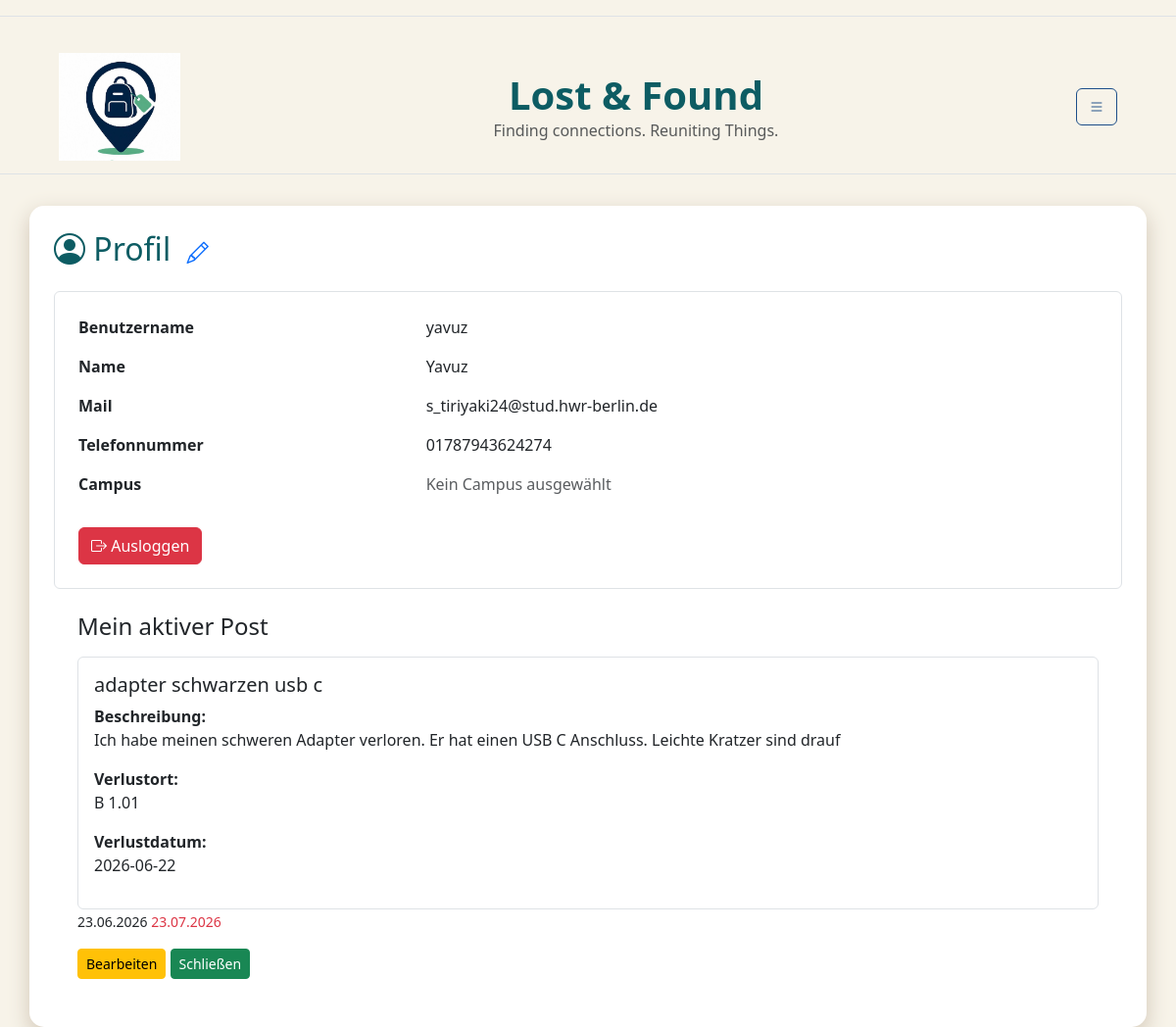
/profile/ (signed in), run on the app's committed database.
### db.py (models this page shows)
class StandardUser(db.Model):
    __tablename__ = "standardUser"
    user_id = db.Column( db.Integer, primary_key=True )
    campus_id = db.Column( db.String, db.ForeignKey("campus.campus_id") )
    name = db.Column( db.String)
    benutzername = db.Column( db.String, unique=True)
    telefonnummer = db.Column(db.String)
    standardtext = db.Column(db.Text)
    passwort = db.Column(db.String,nullable=False)
    hwr_mail = db.Column(db.String, unique=True,nullable=False )
    is_admin = db.Column(db.Boolean, default=False)
    campus = db.relationship("Campus",back_populates="users")
    posts = db.relationship( "Post",back_populates="user")

class Post(db.Model):
    __tablename__ = "post"
    post_id = db.Column(db.Integer,primary_key=True)
    user_id = db.Column(db.Integer,db.ForeignKey("standardUser.user_id"))
    fundbuero_id = db.Column(db.Integer,db.ForeignKey("fundbuero.fundbuero_id"))
    titel = db.Column(db.String,nullable=False)
    meldedatum = db.Column(db.Date)
    verlustdatum = db.Column(db.Date)
    ablaufdatum = db.Column(db.Date)
    schliessdatum = db.Column(db.Date)
    verlustort = db.Column(db.String)
    beschreibung = db.Column(db.Text)
    status = db.Column(db.String,default="laufend")
    views = db.Column(db.Integer,default=0 )
    user = db.relationship("StandardUser",back_populates="posts")
    fundbuero = db.relationship("Fundbuero",back_populates="posts")

### app.py (the view)
@app.route('/profile/')
def profile():
    if "user_id" not in session:
        flash("Bitte zuerst einloggen!", "warning")
        return redirect(url_for("login"))
    user = db.session.get(StandardUser, session["user_id"] )
    posts = db.session.execute( db.select(Post).where(Post.user_id == user.user_id, Post.status == "laufend")).scalars()
    return render_template("profile.html", user=user, posts= posts)

### templates/profile.html (shortened to what this page needs)
{% extends "base.html" %}
{% block CONTENT %}
<h2 class="mb-4">
    <i class="bi bi-person-circle"></i>
    Profil
     <a href="{{ url_for('edit_profile') }}">
            <i class="bi bi-pencil ms-2"  style="font-size: 1.4rem;"></i>
            </a>
</h2>
<div class="border rounded p-4">
    <div class="row mb-3">
        <div class="col-4">
            <strong>Benutzername</strong>
        </div>
        <div class="col">
            {{ user.benutzername }}
        </div>
    </div>
    <div class="row mb-3">
        <div class="col-4">
            <strong>Name</strong>
        </div>
        <div class="col">
            {{ user.name }}
        </div>
    </div>
    <div class="row mb-3">
        <div class="col-4">
            <strong>Mail</strong>
        </div>
        <div class="col">
            {{ user.hwr_mail }}
        </div>
    </div>
    <div class="row mb-3">
        <div class="col-4">
            <strong>Telefonnummer</strong>
        </div>
        <div class="col">
            {{ user.telefonnummer }}
        </div>
    </div>
    <div class="row mb-3" >
        <div class="col-4">
            <strong>Campus</strong>
        </div>
        <div class="col">
        {% if user.campus %}
            {{ user.campus_id }}
            {% else %}
            <span class="text-muted">Kein Campus ausgewählt</span>
        {% endif %}
    </div>
        </div>
        <a href="{{ url_for('logout') }}"
            class="btn btn-danger mt-3">
            <i class="bi bi-box-arrow-right"></i>
         Ausloggen
        </a>
    </div>
    <div class = "rounded p-4">
        <h4 class="mb-3">
        Mein aktiver Post
        </h4>
{% if posts %}
            {%for post in posts%}
             <div class ="border rounded p-3">
             <h5> {{post.titel}} </h5>
                <p>
                    <strong>Beschreibung:</strong><br>
                    {{ post.beschreibung }}
                </p>
                <p>
                    <strong>Verlustort:</strong><br>
                    {{ post.verlustort }}
                </p>
                <p>
                    <strong>Verlustdatum:</strong><br>
                    {{ post.verlustdatum}}
                </p>
             </div>
                <small>
                {% if post.meldedatum %}
                {{ post.meldedatum.strftime('%d.%m.%Y') }}
                {% endif %}
                </small>
                <small class="text-danger">
                {% if post.meldedatum %}
                {{ post.ablaufdatum.strftime('%d.%m.%Y') }}
                {% endif %}
                </small>
                    <div class="mt-3">
                        <a href=" {{url_for('edit_post', post_id=post.post_id)}}"
                        class = "btn btn-warning btn-sm">
                        Bearbeiten
                        </a>
                        <a href="{{ url_for('close_post', post_id=post.post_id) }}"
                        class="btn btn-success btn-sm">
                        Schließen
                        </a>
                    </div>
                </div>
            {%endfor%}
        {% else %}
                    <p>Kein aktiver Post vorhanden.</p>
     {% endif %}
            </div>
{% endblock %}

### templates/base.html (shortened to what this page needs)
<!doctype html>
<html lang="en">
<head>
    {{ bootstrap.load_css() }}
    <link rel="stylesheet"
      href="https://cdn.jsdelivr.net/npm/bootstrap-icons@1.11.3/font/bootstrap-icons.min.css">
    <link rel="stylesheet"
      href="{{ url_for('static', filename='css/style.css') }}">
   <link rel="stylesheet"
      href="{{ url_for('static', filename='css/color.css') }}">
</head>
<body>
<nav class="navbar border-bottom mb-4"></nav>
{% if request.endpoint not in ['login', 'register', 'create_post'] %}
<nav class="navbar border-bottom mb-3">
    <div class="container-fluid d-flex align-items-center">
        <a class="navbar-brand d-flex align-items-center ms-5"
   href="{{ url_for('home') }}">
    <img
        src="{{ url_for('static', filename='images/LogoLostAndFound.jpeg') }}"
        alt="Logo"
        height="110">
     </a>
        <div class="text-center flex-grow-1">
            <h1 class="m-0 fw-bold" style ="font-size: 2.5 em ;">Lost & Found</h1>
            <p class="m-0 text-muted " style="font-size:1.4 em ">Finding connections. Reuniting Things.</p>
        </div>
        <button
            class="btn btn-outline-secondary ms-auto me-5"
            type="button"
            data-bs-toggle="collapse"
            data-bs-target="#navbarToggleExternalContent">
            <i class="bi bi-list"></i>
        </button>
    </div>
</nav>
{% endif %}
<div class="container mt-3">
{% from 'bootstrap5/utils.html' import render_messages %}
    {% block CONTENT %}
    {% endblock %}
</body>
</html>

### static/css/style.css (style rules this page uses)
body { background-color: var(--color-main) !important; }
h1, h2, h3 { color: var(--color-highlight) !important; }
.btn-outline-secondary { color: var(--color-accent2) !important; border-color: var(--color-accent2) !important; }
.container { background: white; border-radius: 15px; box-shadow: 0px 8px 20px 2px var(--color-shadow); padding: 25px; }

### static/css/color.css (style rules this page uses)
:root { --color-main: rgb(247, 243, 233); --color-shadow: rgb(215, 205, 190); --color-highlight: rgb(13, 92, 99); --color-accent1: rgb(46, 196, 182); --color-accent2: rgb(29, 78, 137); }

### data on the page
StandardUser: benutzername "yavuz", name "Yavuz", hwr_mail "s_tiriyaki24@stud.hwr-berlin.de", telefonnummer "01787943624274"
Post: titel "adapter schwarzen usb c", beschreibung "Ich habe meinen schweren Adapter verloren. Er hat einen USB C Anschluss. Leichte Kratzer sind drauf", verlustort "B 1.01", verlustdatum "2026-06-22", meldedatum "23.06.2026", ablaufdatum "23.07.2026"
